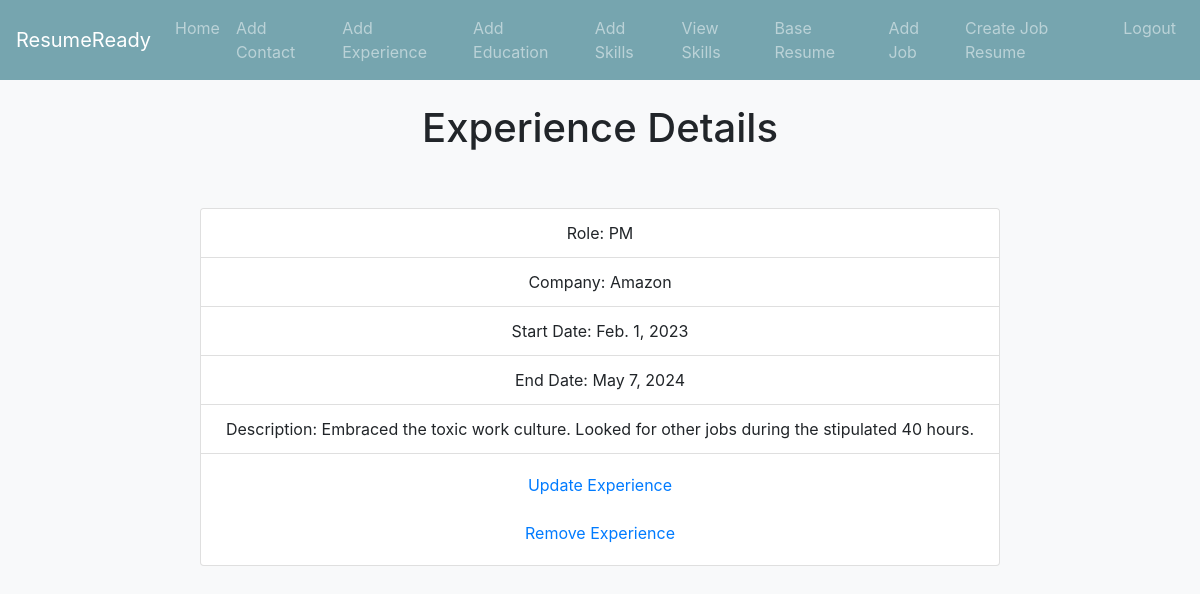
Screenshot of /view_experience (signed in) with the database file from the repository.
### details/models.py (models this page shows, shortened)
class Experience(models.Model):
    role = models.CharField('Role', max_length=30)
    company = models.CharField('Company', max_length=30)
    start_date = models.DateField('Start Date')
    end_date = models.DateField('End Date')
    description = models.TextField(blank=True)
    owner = models.IntegerField('Experience Owner', blank=False, default=1)

### details/views.py (the view)
# urls.py: path('view_experience', views.view_experience, name='view-experience'),
def view_experience(request):
    exp_list = Experience.objects.filter(owner=request.user.id)
    return render(request, 'details/show_experience.html', {'exp_list': exp_list})

### details/templates/details/show_experience.html
{% extends 'details/base.html'%}
{% block content %}
<center>
    <h1>Experience Details</h1>
    {% if user.is_authenticated %}
      <br>
      {% for exp in exp_list %}
          <br>
          <div class="card" style="width: 50rem;">
              <ul class="list-group list-group-flush">
                <li class="list-group-item">Role: {{ exp.role }}</li>
                <li class="list-group-item">Company: {{ exp.company }} </li>
                <li class="list-group-item">Start Date: {{ exp.start_date }}</li>
                <li class="list-group-item">End Date: {{ exp.end_date }} </li>
                <li class="list-group-item">Description: {{ exp.description }} </li>
                <div class="card-body">
                  <a href="{% url 'update-experience' exp.id %}" class="card-link">Update Experience</a>
                  <br>
                  <br>
                  <a href="{% url 'remove-experience' exp.id %}" class="card-link">Remove Experience</a>
                </div>
              </ul>
            </div>
          <br>
      {% endfor %}
    {% else %}
      <h2> You need to be authenticated to access this page!</h2>
    {% endif %}
</center>
{% endblock %}

### rows the page displays
Experience: role "PM", company "Amazon", start_date "Feb. 1, 2023", end_date "May 7, 2024", description "Embraced the toxic work culture. Looked for other jobs during the stipulated 40 hours."
